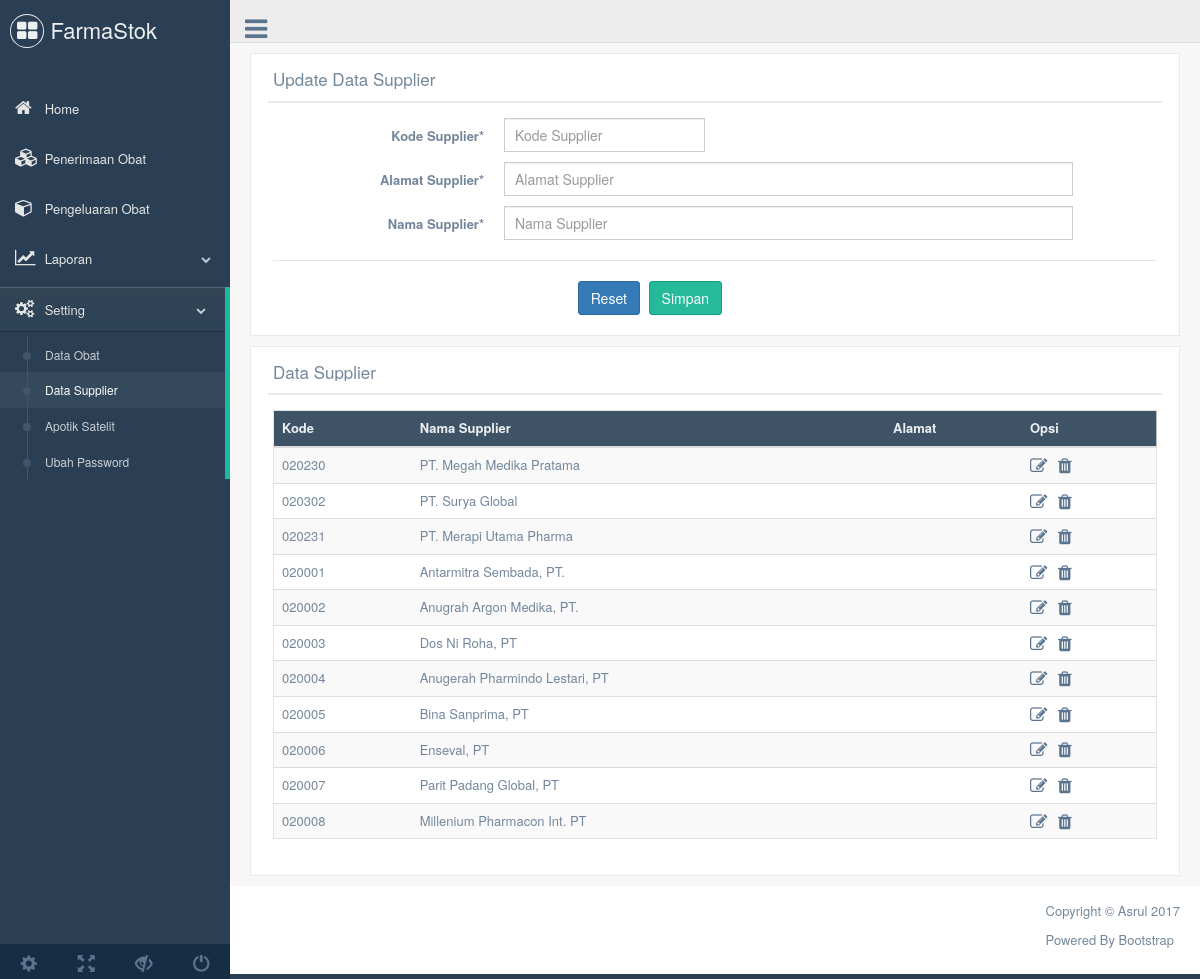
Page /datasupp.php (signed in) on the committed database.
### tables this page shows
CREATE TABLE `tsupp` (
  `id` int(11) NOT NULL,
  `kdsupp` varchar(15) NOT NULL,
  `nmsupp` varchar(50) NOT NULL,
  `almsupp` varchar(50) NOT NULL
);

### datasupp.php (the view, shortened to what this page needs)
<!DOCTYPE html>
<html lang="en">
<?php include('head.php');
$edit = $kdsupp = $nmsupp = $almsupp = '';
?>
 <body class="nav-md">
  <div class="container body">
    <div class="main_container">
<?php
	include('topnav.php');
	include('sidemenu.php');
?>
        <div class="right_col" role="main">
		  <div class="">
		  	<div class="row">
              <div class="col-md-12 col-sm-12 col-xs-12">
                <div class="x_panel">
                  <div class="x_title">
                    <h2>Update Data Supplier</h2>
                    <div class="clearfix"></div>
                  </div>
                  <div class="x_content">
                    <form data-parsley-validate class="form-horizontal form-label-left" action="datasupp.php" method="post">
                      <div class="form-group">
                        <label class="control-label col-md-3 col-sm-3 col-xs-12" for="kdsuppt">Kode Supplier<span class="required">*</span>
                        </label>
                        <div class="col-md-3 col-sm-3 col-xs-12">
                          <input type="text" id="kdsupp" name="kdsupp" required="required" class="form-control col-md-12 col-xs-12" placeholder="Kode Supplier" <?=$edit ? 'value="'.$kdsupp.'"':'';?> />
                        </div>
                      </div>
                      <div class="form-group">
                        <label class="control-label col-md-3 col-sm-3 col-xs-12" for="almsupp">Alamat Supplier<span class="required">*</span>
                        </label>
                        <div class="col-md-8 col-sm-8 col-xs-12">
                          <input type="text" id="almsupp" name="almsupp" required="required" class="form-control col-md-12 col-xs-12" placeholder="Alamat Supplier" value="<?=$almsupp;?>" />
                        </div>
                      </div>
                      <div class="form-group">
                        <label class="control-label col-md-3 col-sm-3 col-xs-12" for="nmsuppt">Nama Supplier<span class="required">*</span>
                        </label>
                        <div class="col-md-8 col-sm-8 col-xs-12">
                          <input type="text" id="nmsupp" name="nmsupp" required="required" class="form-control col-md-12 col-xs-12" placeholder="Nama Supplier" value="<?=$nmsupp;?>" />
                        </div>
                      </div>
                      <div class="ln_solid"></div>
                      <div class="form-group">
                        <div class="col-md-6 col-sm-6 col-xs-12 col-md-offset-4">
						  <a href="datasupp.php" class="btn btn-primary">Reset</a>
                          <button type="submit" class="btn btn-success"><?=$edit ? 'Update' : 'Simpan';?></button>
                        </div>
                      </div>
                    </form>
                  </div>
                </div>
		  	  </div>
		    </div>
            <div class="row">
              <div class="col-md-12 col-sm-12 col-xs-12">
                <div class="x_panel">
                  <div class="x_title">
                    <h2>Data Supplier</h2>
                    <div class="clearfix"></div>
                  </div>
                  <div class="x_content">
                	<div class="table-responsive">
                      <table class="table table-striped jambo_table bulk_action">
                        <thead>
                          <tr class="headings">
                            <th class="column-title">Kode </th>
                            <th class="column-title">Nama Supplier</th>
                            <th class="column-title">Alamat</th>
                            <th class="column-title">Opsi</th>
                          </tr>
                        </thead>
                        <tbody>
                        <?php
                        $n = 1;
                        $sql ="select * from tsupp";
                        $result=mysqli_query($db, $sql);
                        while ($row = mysqli_fetch_array($result, MYSQLI_ASSOC)) {
                			$id=$row['id'];
                        ?>
                          <tr class="<?=($n%2)==0 ? 'even ':'odd ';?> pointer">
                            <td class=" "><?php echo $row['kdsupp'];?></td>
                            <td class=" "><?php echo $row['nmsupp'];?></td>
                            <td class=" "><?php echo $row['almsupp'];?></td>
                            <td class=" ">
                            <a href="<?php echo 'datasupp.php?edit='.$id;?>" data-toggle="tooltip" title="Edit"><span class="fa fa-edit fa-lg"></span></a> &nbsp
                            <a href="<?php echo 'datasupp.php?hapus='.$id;?>" data-toggle="tooltip" title="Hapus"><span class="fa fa-trash fa-lg" onClick="return confirm('Yakin menghapus data tersebut?')"></span></a>
                            </td>
                            </tr>
                        <?php $n++; } ?>
                        </tbody>
                      </table>
                    </div>
              	  </div>
                </div>
              </div>
            </div>
		  </div>
	    </div>
	<?php include('footer.php'); ?>
    </div>
  </div>
</body>
</html>

### rows in the picture
tsupp: kdsupp "020230", nmsupp "PT. Megah Medika Pratama"
tsupp: kdsupp "020302", nmsupp "PT. Surya Global"
tsupp: kdsupp "020231", nmsupp "PT. Merapi Utama Pharma"
tsupp: kdsupp "020001", nmsupp "Antarmitra Sembada, PT."
tsupp: kdsupp "020002", nmsupp "Anugrah Argon Medika, PT."
tsupp: kdsupp "020003", nmsupp "Dos Ni Roha, PT"
tsupp: kdsupp "020004", nmsupp "Anugerah Pharmindo Lestari, PT"
tsupp: kdsupp "020005", nmsupp "Bina Sanprima, PT"
tsupp: kdsupp "020006", nmsupp "Enseval, PT"
tsupp: kdsupp "020007", nmsupp "Parit Padang Global, PT"
tsupp: kdsupp "020008", nmsupp "Millenium Pharmacon Int. PT"
